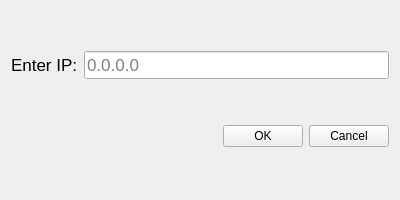
<?xml version="1.0" encoding="UTF-8"?>
<ui version="4.0">
 <class>ClientDialog</class>
 <widget class="QWidget" name="ClientDialog">
  <property name="geometry">
   <rect>
    <x>0</x>
    <y>0</y>
    <width>400</width>
    <height>200</height>
   </rect>
  </property>
  <property name="windowTitle">
   <string>Connecting...</string>
  </property>
  <layout class="QVBoxLayout" name="verticalLayout">
   <item>
    <layout class="QHBoxLayout" name="horizontalLayout">
     <item>
      <widget class="QLabel" name="label">
       <property name="font">
        <font>
         <pointsize>13</pointsize>
        </font>
       </property>
       <property name="text">
        <string>Enter IP:</string>
       </property>
      </widget>
     </item>
     <item>
      <widget class="QLineEdit" name="lineEdit">
       <property name="font">
        <font>
         <pointsize>13</pointsize>
        </font>
       </property>
       <property name="placeholderText">
        <string>0.0.0.0</string>
       </property>
       <property name="clearButtonEnabled">
        <bool>false</bool>
       </property>
      </widget>
     </item>
    </layout>
   </item>
   <item>
    <layout class="QHBoxLayout" name="horizontalLayout_2">
     <item>
      <spacer name="horizontalSpacer">
       <property name="orientation">
        <enum>Qt::Horizontal</enum>
       </property>
       <property name="sizeHint" stdset="0">
        <size>
         <width>40</width>
         <height>20</height>
        </size>
       </property>
      </spacer>
     </item>
     <item>
      <widget class="QPushButton" name="pushButton">
       <property name="text">
        <string>OK</string>
       </property>
      </widget>
     </item>
     <item>
      <widget class="QPushButton" name="pushButton_2">
       <property name="text">
        <string>Cancel</string>
       </property>
      </widget>
     </item>
    </layout>
   </item>
  </layout>
 </widget>
 <resources/>
 <connections/>
</ui>
